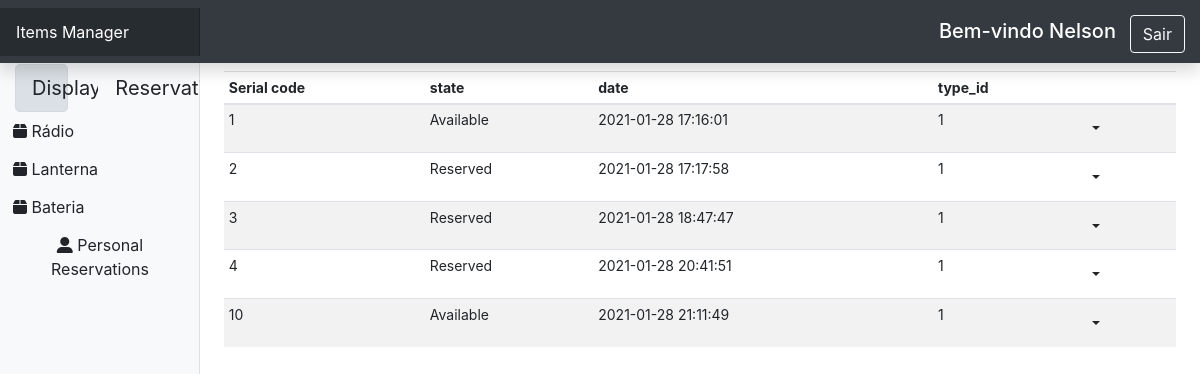
Page /display/1 (signed in) on the committed database.
### models.py (models this page shows, shortened)
class User(UserMixin, db.Model):
    id = db.Column(db.Integer, primary_key=True)
    username = db.Column(db.String(20), nullable=False)
    phone_nr = db.Column(db.String(20), nullable=False)
    email = db.Column(db.String(50), nullable=False)
    password = db.Column(db.String(50), nullable=False)
    perms = db.Column(db.String(50), nullable=False)

class ItemType(db.Model):
    id = db.Column(db.Integer, primary_key=True)
    item_name = db.Column(db.String(100), nullable=False)
    item_description = db.Column(db.Text)
    items = db.relationship('Item', backref='item_type', lazy=True)

class Item(db.Model):
    id = db.Column(db.Integer, primary_key=True)
    serial_nr = db.Column(db.Integer, unique=True, nullable=False)
    state = db.Column(db.String(50), nullable=False)
    date_inserted = db.Column(db.DateTime, nullable=False, default=datetime.utcnow)
    date_updated = db.Column(db.DateTime, onupdate=datetime.utcnow, default=datetime.utcnow)
    item_type_id = db.Column(db.Integer, db.ForeignKey('item_type.id'), nullable=False)
    reservations = db.relationship('Reservation', backref='item', lazy=True)

### views.py (the view)
@app.route("/display/<item_type>")
def display(item_type):
    loginForm = LoginForm()
    all_item_type = ItemType.query.all()
    item_type_selected = ItemType.query.filter_by(item_name=item_type).all()
    if len(item_type_selected) > 0:
        item_type_selected = item_type_selected[0]
    else:
        item_type_selected = ItemType.query.all()[0]
    item_list = Item.query.filter_by(item_type_id=item_type_selected.id).all()
    return render_template(
        'dashindex.html',
        item_type_list=all_item_type,
        item_type_selected=item_type_selected,
        item_display_list=item_list,
        disp=display,
        form=loginForm,
    )

### views.py (called while the page is built)
@login_manager.user_loader
def load_user(user_id):
    return User.query.get(user_id)

@app.before_request
def before_request():
    username = session.get('username')
    password = session.get('password')
    if password:
        if users.get(username) and users.get(username).get('password') == password:
            g.user = users.get(username)
        else:
            g.user = {}
    else:
        g.user = {}

### templates/dashindex.html (shortened to what this page needs)
<!DOCTYPE html>
<html lang="en">
<head>
    <link
            rel="stylesheet"
            href="https://cdn.jsdelivr.net/npm/bootstrap@4.5.3/dist/css/bootstrap.min.css"
    />
    <link href="{{ url_for('static', filename='dashboard.css') }}" rel="stylesheet"/>
</head>
<body>
<nav
        class="navbar navbar-dark sticky-top bg-dark flex-md-nowrap p-0 shadow"
>
    <a class="navbar-brand col-md-3 col-lg-2 mr-0 px-3" href="#"
    >Items Manager</a
    >
    <div style="padding: 15px 15px 10px">
        {% if current_user.is_authenticated %}
            <h2 id="user-greeting">Bem-vindo {{ current_user.username }}</h2>
            <a id="logoutBtn" class="btn btn-outline-light" role="button" href="{{ url_for('logout') }}">Sair</a>
        {% endif %}
    </div>
</nav>
<div class="container-fluid">
    <div class="row">
        <nav
                id="sidebarMenu"
                class="col-md-3 col-lg-2 d-md-block bg-light sidebar collapse"
        >
            <div class="sidebar-sticky pt-3">
                <ul class="nav flex-column">
                    <div
                            class="dispres container btn-group bt-group-lg"
                            role="group"
                            aria-label="Button group"
                    >
                        <div class="row">
                            {% if item_display_list %}
                            <li class="display col-md-5">
                                <a
                                        class="btn btn-light btn-block btn-lg active"
                                        href="{{ url_for('display', item_type=item_type_list.item_name)}}"
                                        role="button"
                                >
                                    Display
                                </a>
                            </li>
                            {% endif %} {% if reservation_list %}
                            <li class="resevation col-md-5">
                                <a
                                        class="btn btn-light btn-lg btn-block active"
                                        href="{{ url_for('reservation', item_type=item_type_list.item_name)}}"
                                        role="button"
                                >
                                    Reservation
                                </a>
                            </li>
                            {% else %}
                            <li class="resevation col-md-5">
                                <a
                                        class="btn btn-light btn-lg btn-block"
                                        href="{{ url_for('reservation', item_type=item_type_list.item_name)}}    "
                                        role="button"
                                >
                                    Reservation
                                </a>
                            </li>
                            {% endif %}
                        </div>
                    </div>
                    {% for item_type in item_type_list -%}
                    <li class="nav-item">
                        <a
                                class="btn"
                                href="{% if item_display_list -%}
                        {{ url_for('display', item_type=item_type.item_name)}}
                        {% endif %}"
                                role="button"
                        >
                            <i class='fas fa-box'></i>
                            {{ item_type.item_name }}
                        </a>
                    </li>
                    {%- endfor %}
                    <div>
                        <li>
                            <a class="btn" href="/reservation/personal" role="button" style="float: bottom">
                                <i class='fas fa-user-alt'></i>
                                Personal Reservations
                            </a>
                        </li>
                    </div>
                </ul>
            </div>
        </nav>
        <main role="main" class="col-md-9 ml-sm-auto col-lg-10 px-md-4">
            <div class="table-responsive">
                <table class="table table-striped table-sm">
                    <thead>
                    <tr>
                        {% if item_display_list %}
                        <th>Serial code</th>
                        <th>state</th>
                        <th>date</th>
                        <th>type_id</th>
                        <th> </th>
                        {% endif %}
                    </tr>
                    </thead>
                    <tbody>
                    {% if item_display_list %} {% for item in item_display_list %}
                    <tr>
                        <td>{{item.serial_nr}}</td>
                        <td>{{item.state}}</td>
                        <td>{{item.date_inserted}}</td>
                        <td>{{item.item_type_id}}</td>
                        <td>
                            <div class="dropdown">
                                <button type="button" class="btn dropdown-toggle" data-toggle="dropdown"></button>
                            </div>
                        </td>
                    </tr>
                    {% endfor %} {% endif %}
                    </tbody>
                </table>
            </div>
        </main>
    </div>
</div>
</body>
</html>

### static/dashboard.css (style rules this page uses)
body { font-size: .875rem; }
.sidebar { position: fixed; top: 0; bottom: 0; left: 0; z-index: 100; padding: 48px 0 0; box-shadow: inset -1px 0 0 rgba(0, 0, 0, .1); }
.sidebar-sticky { position: relative; top: 0; height: calc(100vh - 48px); padding-top: .5rem; overflow-x: hidden; overflow-y: auto; }
.sidebar-sticky { position: -webkit-sticky; position: sticky; }
.navbar-brand { padding-top: .75rem; padding-bottom: .75rem; font-size: 1rem; background-color: rgba(0, 0, 0, .25); box-shadow: inset -1px 0 0 rgba(0, 0, 0, .25); }
#user-greeting { color: #fff; display: inline-block; margin: auto 0; padding-right: 10px; font-size: 20px; }

### rows in the picture
User: username "Nelson"
ItemType: item_name "Rádio"
ItemType: item_name "Lanterna"
ItemType: item_name "Bateria"
Item: serial_nr "1", state "Available", date_inserted "2021-01-28 17:16:01", item_type_id "1"
Item: serial_nr "2", state "Reserved", date_inserted "2021-01-28 17:17:58", item_type_id "1"
Item: serial_nr "3", state "Reserved", date_inserted "2021-01-28 18:47:47", item_type_id "1"
Item: serial_nr "4", state "Reserved", date_inserted "2021-01-28 20:41:51", item_type_id "1"
Item: serial_nr "10", state "Available", date_inserted "2021-01-28 21:11:49", item_type_id "1"
